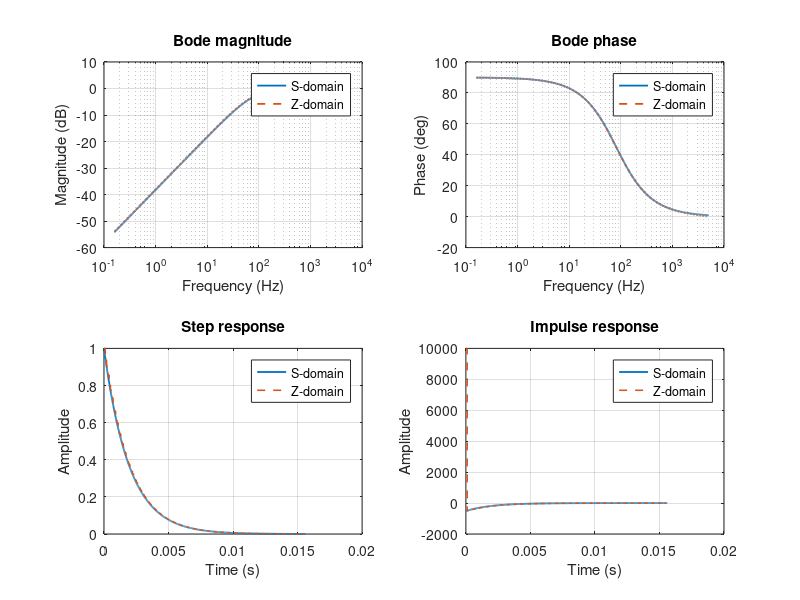

Source code (MATLAB): (Note: this script raises an error after producing the figure.)
function compare_s_z_models(Ts, poleZ)
%COMPARE_S_Z_MODELS Compare continuous s-domain and discrete z-domain models.
%   COMPARE_S_Z_MODELS() uses Ts = 1/10000 and poleZ = 0.95.
%   COMPARE_S_Z_MODELS(TS, POLEZ) lets you override both values.

if nargin < 1 || isempty(Ts)
    Ts = 1 / 10000;
end

if nargin < 2 || isempty(poleZ)
    poleZ = 0.95;
end

if Ts <= 0
    error('Ts must be positive.');
end

if abs(poleZ) >= 1
    warning('poleZ is on or outside the unit circle; continuous approximation may not be meaningful.');
end

tau = -Ts / log(poleZ);

Hz = tf([1 -1], [1 -poleZ], Ts, 'Variable', 'z^-1');
Hs = tf([tau 0], [tau 1]);

w = logspace(0, log10(pi / Ts), 1200);

[magS, phaseS] = bode(Hs, w);
[magZ, phaseZ] = bode(Hz, w);
magS = squeeze(magS);
magZ = squeeze(magZ);
phaseS = squeeze(phaseS);
phaseZ = squeeze(phaseZ);

tFinal = max(8 * tau, 100 * Ts);
tCont = linspace(0, tFinal, 1200);
tDisc = 0:Ts:tFinal;

[yStepS, tStepS] = step(Hs, tCont);
[yStepZ, tStepZ] = step(Hz, tDisc);
[yImpS, tImpS] = impulse(Hs, tCont);
[yImpZ, tImpZ] = impulse(Hz, tDisc);

fprintf('\nS/Z comparison\n');
fprintf('Ts      = %.9g s\n', Ts);
fprintf('poleZ   = %.9g\n', poleZ);
fprintf('tau     = %.9g s\n', tau);
fprintf('Hs(s)   = (tau*s)/(1 + tau*s)\n');
fprintf('Hz(z)   = (1 - z^-1)/(1 - %.9g z^-1)\n', poleZ);
fprintf('Nyquist = %.3f Hz\n', 1 / (2 * Ts));

figure('Name', 'S vs Z comparison', 'Color', 'w');

subplot(2, 2, 1);
semilogx(w / (2 * pi), 20 * log10(magS), 'LineWidth', 1.3);
hold on;
semilogx(w / (2 * pi), 20 * log10(magZ), '--', 'LineWidth', 1.3);
grid on;
xlabel('Frequency (Hz)');
ylabel('Magnitude (dB)');
title('Bode magnitude');
legend('S-domain', 'Z-domain', 'Location', 'best');

subplot(2, 2, 2);
semilogx(w / (2 * pi), phaseS, 'LineWidth', 1.3);
hold on;
semilogx(w / (2 * pi), phaseZ, '--', 'LineWidth', 1.3);
grid on;
xlabel('Frequency (Hz)');
ylabel('Phase (deg)');
title('Bode phase');
legend('S-domain', 'Z-domain', 'Location', 'best');

subplot(2, 2, 3);
plot(tStepS, squeeze(yStepS), 'LineWidth', 1.3);
hold on;
stairs(tStepZ, squeeze(yStepZ), '--', 'LineWidth', 1.1);
grid on;
xlabel('Time (s)');
ylabel('Amplitude');
title('Step response');
legend('S-domain', 'Z-domain', 'Location', 'best');

subplot(2, 2, 4);
plot(tImpS, squeeze(yImpS), 'LineWidth', 1.3);
hold on;
stairs(tImpZ, squeeze(yImpZ), '--', 'LineWidth', 1.1);
grid on;
xlabel('Time (s)');
ylabel('Amplitude');
title('Impulse response');
legend('S-domain', 'Z-domain', 'Location', 'best');

sgtitle(sprintf('Compare S and Z models, Ts = %.6g s, pole = %.4f', Ts, poleZ));
end
